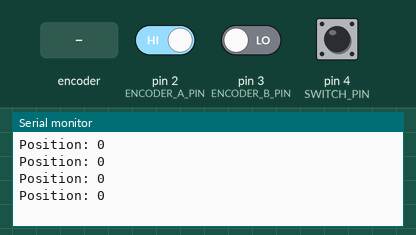
The sketch below on a simulated Arduino Uno, built with avr-gcc and run on an emulated ATmega328P. Parts: the last lines printed to the serial monitor. Inputs (shaded band) come from the test bench; at power-on: pin 4 (SWITCH_PIN) HIGH, pin 2 (ENCODER_A_PIN) HIGH, pin 3 (ENCODER_B_PIN) LOW.

Above: at 1.8 s.
1.9 s: pin 4 (SWITCH_PIN) pulled LOW for 0.6 s
4.0 s: rotary encoder on pin 2 (ENCODER_A_PIN) / pin 3 (ENCODER_B_PIN) turned 1 step (first pin leading)
At 4.4 s:
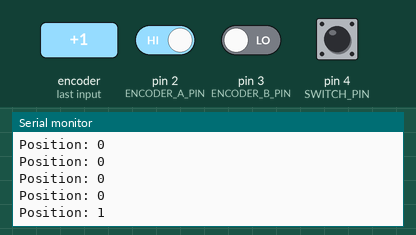
5.7 s: rotary encoder on pin 2 (ENCODER_A_PIN) / pin 3 (ENCODER_B_PIN) turned 1 step (first pin leading)
At 6.4 s:
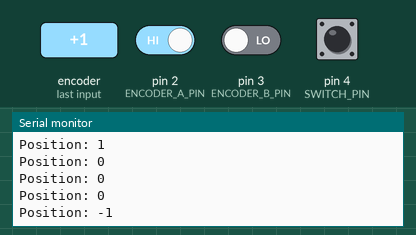
Timing chart, 0 to 8.7 s (numbered marks = the images above; inputs shaded):
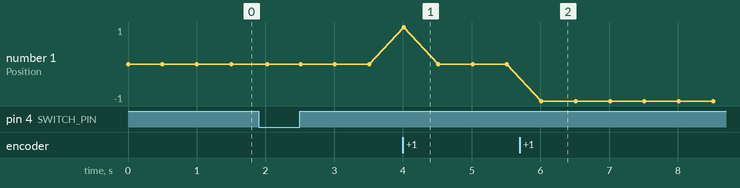

The sketch:

RotaryEncoder_example_XuanZhuanBianMaQi.ino
```cpp
/*
name: RotaryEncoder example
version:  1.0
Author:  Lin <linyuxuanlin.github.io>
Date:    2016-10-2
Description:  旋转编码器例程
note: CLK(A) - D2
      DT (B) - D3
      SW     - D5
*/

#define ENCODER_A_PIN 2
#define ENCODER_B_PIN 3
#define SWITCH_PIN    4
long position;

void setup(){
  //初始化
  pinMode(ENCODER_A_PIN, INPUT);
  pinMode(ENCODER_B_PIN, INPUT);
  pinMode(SWITCH_PIN, INPUT);
  //硬件中断
  attachInterrupt(0, read_quadrature, CHANGE);

  //初始化串口
  Serial.begin(9600);
}

void loop(){
   if (digitalRead(SWITCH_PIN) == LOW){
     delay(10);
     if (digitalRead(SWITCH_PIN) == LOW){
       Serial.println("Switch Pressed");
     }
   }
   Serial.print("Position: ");
   Serial.println(position, DEC);
   delay(500);
}

void read_quadrature(){
  // ENA脚下降沿中断触发
  if (digitalRead(ENCODER_A_PIN) == LOW){
    //查询ENB的电平以确认是顺时针还是逆时针旋转
    if (digitalRead(ENCODER_B_PIN) == LOW)
      position++;
  }
  // ENA脚上升沿中断触发
  else{
    //查询ENB的电平以确认是顺时针还是逆时针旋转
    if (digitalRead(ENCODER_B_PIN) == LOW)
      position--;
  }
}
```

Measured:
- after the input at 4.0 s, the serial monitor: prints a new line at once (image 1)
- after the input at 5.7 s, the serial monitor: prints a new line after 0.31 s (image 2)
- plotted number 1: 0 → -1 after the input at 5.7 s
